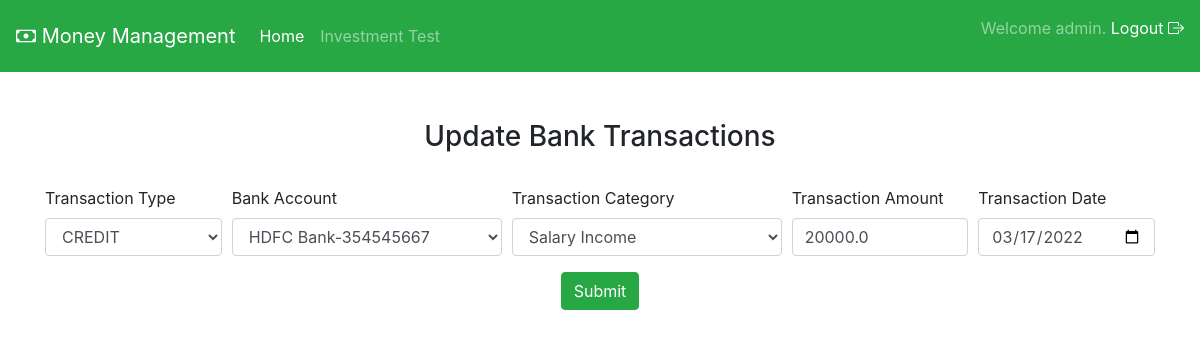
Page /transaction/update/1 (signed in) on the committed database.
### savings/models.py (models this page shows)
class BankTransactions(models.Model):
    txn_type_choices = [
        ('CREDIT', 'CREDIT'),
        ('DEBIT', 'DEBIT')
        ]
    txn_date = models.DateField()
    txn_type = models.CharField(max_length=10, choices=txn_type_choices)
    txn_amount = models.FloatField()
    bank_account = models.ForeignKey(BankAccount, on_delete=models.SET_NULL, null=True, blank=True)
    owner = models.ForeignKey(User, on_delete=models.SET_NULL, null=True, blank=True)
    txn_category = models.ForeignKey(TransactionCategory, on_delete=models.SET_NULL, null=True, blank=True)

### savings/views.py (the view)
# urls.py: path('transaction/update/<int:pk>', views.update_bank_transaction, name='update_acct_transaction'),
@login_required()
def update_bank_transaction(request, pk):
    obj = get_object_or_404(BankTransactions, id=pk)
    form = BankAccountTransactionForm(request.POST or None, instance=obj)
    if form.is_valid():
        form.save()
        return redirect('get_acct_transaction')
    accounts = BankAccount.objects.filter(owner=request.user)
    txn_categories = TransactionCategory.objects.all()
    context = {"form": form, 'accounts': accounts, 'categories': txn_categories}
    return render(request, "savings/banktransactions_form.html", context)

### savings/forms.py
class BankAccountTransactionForm(ModelForm):
    class Meta:
        model = BankTransactions
        exclude = ['owner', 'balance']

### savings/templates/savings/banktransactions_form.html (shortened to what this page needs)
{% extends 'home/base.html' %}
{% block body_block %}
<div class="container">
<div class="text-center">
    <h3>Update Bank Transactions</h3>
    <br>
</div>
<form method="post" action="">
    <div class="form-row">
        <div class="form-group col-md-2">
            <label for="id_txn_type">Transaction Type</label>
            <select name="txn_type" required id="id_txn_type" class="form-control">
                {% if form.txn_type.value %}
                    <option value="{{form.txn_type.value}}" selected>{{form.txn_type.value}}</option>
                {% else %}
                    <option value selected>--------</option>
                {% endif %}
            </select>
        </div>
        <div class="form-group col-md-3">
            <label for="id_bank_account">Bank Account</label>
            <select name="bank_account" required id="id_bank_Account" class="form-control">
                {% for acct in accounts %}
                    {% if acct.id == form.bank_account.value %}
                        <option value="{{acct.id}}" selected>{{acct.acct_name}}-{{acct.acct_number}}</option>
                    {% else %}
                        <option value="{{acct.id}}">{{acct.acct_name}}-{{acct.acct_number}}</option>
                    {% endif %}
                {% endfor %}
            </select>
        </div>
        <div class="form-group col-md-3">
            <label for="id_txn_category">Transaction Category</label>
            <select name="txn_category" required id="id_txn_category" class="form-control">
                {% for cat in categories %}
                    {% if cat.id == form.txn_category.value %}
                        <option value="{{cat.id}}" selected>{{cat.category}}</option>
                    {% else %}
                        <option value="{{cat.id}}">{{cat.category}}</option>
                    {% endif %}
                {% endfor %}
            </select>
        </div>
        <div class="form-group col-md-2">
            <label for="id_txn_amount">Transaction Amount</label>
            <input type="number" name="txn_amount" required step="any" class="form-control" id="id_txn_amount"
                   value={% if form.txn_amount.value %} "{{form.txn_amount.value}}" {%endif%}>
        </div>
        <div class="form-group col-md-2">
            <label for="id_txn_date">Transaction Date</label>
            <input type="date" name="txn_date" required class="form-control" id="id_txn_date"
                   value={% if form.txn_date.value %} "{{form.txn_date.value | date:'c'}}" {%endif%}>
        </div>
    </div>
    <div class="text-center">
        <button type="submit" class="btn btn-success" >Submit</button>
    </div>
</form>
</div>
{% endblock %}

### home/templates/home/base.html (shortened to what this page needs)
<!DOCTYPE html>
<html lang="en">
<head>
    <link rel='stylesheet' href='https://cdn.datatables.net/1.10.20/css/dataTables.bootstrap.min.css'>
    <link rel='stylesheet' href='https://cdn.datatables.net/1.10.20/css/jquery.dataTables.min.css'>
    <link rel='stylesheet' href='https://cdn.datatables.net/buttons/1.6.0/css/buttons.dataTables.min.css'>
    <link rel="stylesheet" href="https://cdn.jsdelivr.net/npm/bootstrap@4.6.0/dist/css/bootstrap.min.css">
    <link rel="stylesheet" href="https://cdn.jsdelivr.net/npm/bootstrap-icons@1.5.0/font/bootstrap-icons.css">
    <link href="https://cdn.jsdelivr.net/npm/select2@4.1.0-rc.0/dist/css/select2.min.css" rel="stylesheet" />
</head>
<body>
<nav class="navbar navbar-expand-lg navbar-dark bg-success">
    <a class="navbar-brand" href="#"><i class="bi bi-cash"></i> Money Management</a>
    <div class="collapse navbar-collapse" id="navbarText">
        <ul class="navbar-nav mr-auto">
            {% if user.is_authenticated %}
            <li class="nav-item active">
                <a class="nav-link" href="{% url 'home' %}">Home <span class="sr-only">(current)</span></a>
            </li>
            {% endif %}
            <li class="nav-item">
                <a class="nav-link" href="{% url 'inv_return_test' %}">Investment Test</a>
            </li>
        </ul>
        <span class="navbar-text">
            {% if user.is_authenticated %}
            <p>Welcome {{ user.username }}.
                <a href="{% url 'logout' %}">Logout <i class="bi bi-box-arrow-right"></i></a>
            </p>
            {% else %}
            <p>Welcome Guest <a href="{% url 'login' %}">Login <i class="bi bi-box-arrow-left"></i></a></p>
            {% endif %}
        </span>
    </div>
</nav>
<br><br>
{% block body_block %}
{% endblock %}
</body>
</html>

### rows in the picture
BankTransactions: txn_type "CREDIT", txn_amount "20000.0", txn_date "03/17/2022"

### other values in the picture
{{ user.username }} "admin"
form field bank_account "HDFC Bank-354545667"
form field txn_category "Salary Income"
